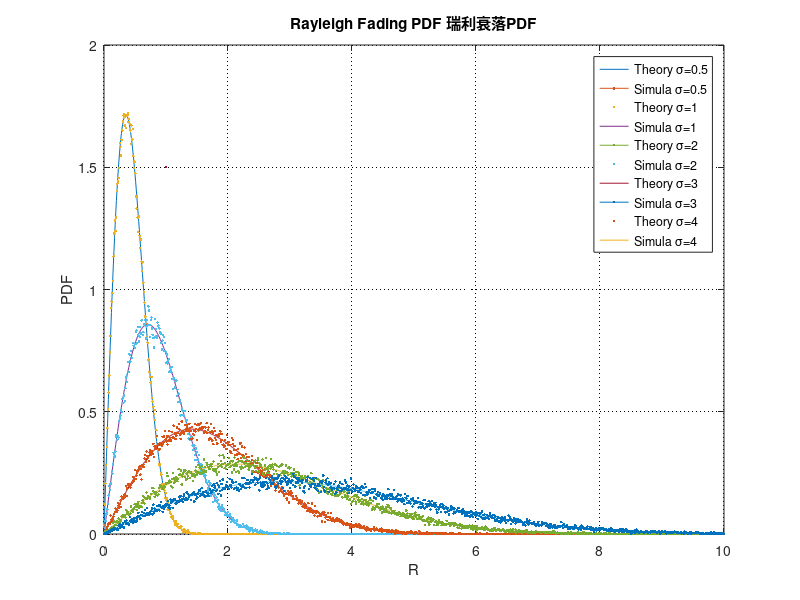

The MATLAB source for this figure:
%-----------------------Rayleigh信道衰落系数的计算-------------------------%
clc
clear
close all

sigma_ = [0.5 1 2 3 4];
figure(1);
for i = 1:length(sigma_)
    sigma = sigma_(i);
    %-----理论图形-----%
    V = 0:0.01:10;
    pdf_rayleigh = (2*V/sigma^2).*exp(-V.^2/sigma^2);
    plot(V, pdf_rayleigh,'-',LineWidth=1.5);
    hold on;
    %-----仿真图形-----%
    N = 10^5;                                         %测试样本点数
    x = sqrt(sigma^2/2)*randn(2,N)+0;                 %产生均值为0,方差为sigma^2/2的高斯随机变量
    xx = x(1,:) + sqrt(-1)*x(2,:);
    R = abs(xx);                                      %信号包络(理论上服从瑞利分布)

    k = 0:0.01:10;                                    %统计区间
    dk = 0.01;                                        %组距
    p = [];
    for i = 1:(length(k)-1)
        num = length(find(R >= k(i) & R < k(i+1)));   %找到R里面介于k(i)和k(i+1)的元素的个数
        p = [p num/length(R)];                        %得到R中的值介于k(i)和k(i+1)的概率
    end
    pdf = p/dk;                                       %概率除以组距即可得到概率密度
    k_new = 0.005:0.01:(10-0.005);                    %取一组的中值表征这个区间
    plot(k_new, pdf,'.');
    grid on;
    set(gca,'GridLineStyle',':','GridColor','k','GridAlpha',1);
    xlabel('R');
    ylabel('PDF');
    title('Rayleigh Fading PDF 瑞利衰落PDF');
    legend('Theory \sigma=0.5','Simula \sigma=0.5','Theory \sigma=1','Simula \sigma=1',...
        'Theory \sigma=2','Simula \sigma=2','Theory \sigma=3','Simula \sigma=3',...
        'Theory \sigma=4','Simula \sigma=4');
end

save data.mat
print('-f1','-dpng','savepic1.png'); 
